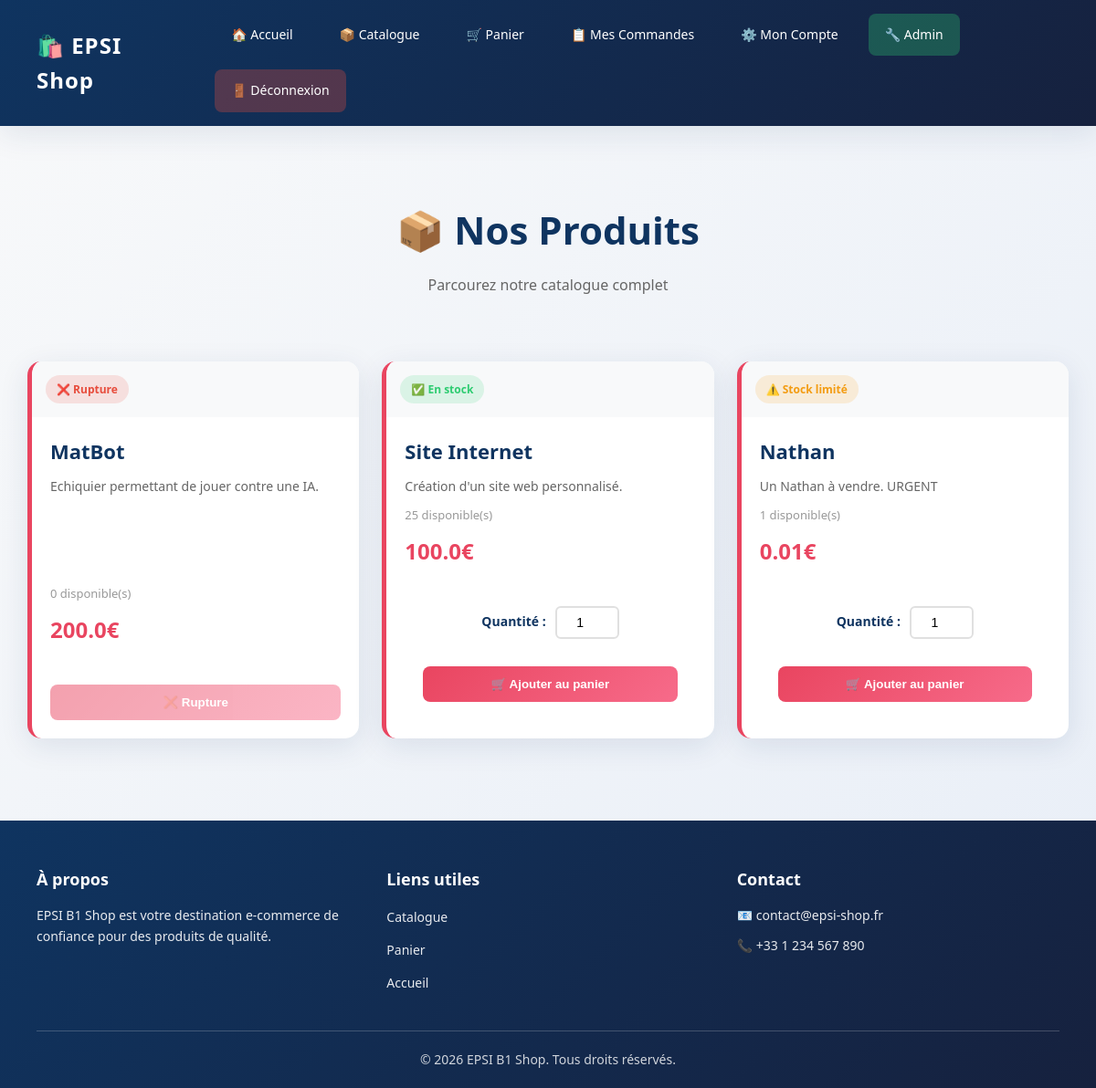
The page /catalogue (signed in) on the database its author committed.
### tables this page shows
CREATE TABLE produits (
                id INTEGER PRIMARY KEY AUTOINCREMENT,
                nom TEXT NOT NULL,
                prix REAL NOT NULL,
                description TEXT,
                categorie TEXT,
                stock INTEGER DEFAULT 10
            );

### app.py (the view)
@app.route('/catalogue')
def catalogue():
    produits = db.get_produits()
    return render_template('catalogue.html', produits=produits)

### database.py (called while the page is built)
    def get_connexion(self):
        conn = sqlite3.connect(self.dbname, timeout=10)
        conn.row_factory = sqlite3.Row
        conn.execute('PRAGMA journal_mode=WAL')
        return conn

    def get_produits(self):
        conn = self.get_connexion()
        try:
            produits = conn.execute('SELECT * FROM produits').fetchall()
        finally:
            conn.close()
        return produits

### templates/catalogue.html
{% extends 'base.html' %}
{% block content %}
<div class="page-header">
    <h1>📦 Nos Produits</h1>
    <p>Parcourez notre catalogue complet</p>
</div>
<div class="products-grid">
    {% for p in produits %}
    <div class="produit-card">
        <a href="/produit/{{ p.id }}" class="product-link">
            <div class="produit-header">
                <span class="stock-badge {% if p.stock > 10 %}in-stock{% elif p.stock > 0 %}low-stock{% else %}out-stock{% endif %}">
                    {% if p.stock > 10 %}
                        ✅ En stock
                    {% elif p.stock > 0 %}
                        ⚠️ Stock limité
                    {% else %}
                        ❌ Rupture
                    {% endif %}
                </span>
            </div>
            <h3>{{ p.nom }}</h3>
            <p class="product-description">{{ p.description }}</p>
            <div class="product-info">
                <span class="stock-info">{{ p.stock }} disponible(s)</span>
            </div>
            <p class="product-price">{{ p.prix }}€</p>
        </a>
        {% if p.stock > 0 %}
        <form method="POST" action="/ajouter_au_panier/{{ p.id }}" class="add-to-cart-form">
            <div class="quantity-selector">
                <label for="qty_{{ p.id }}">Quantité :</label>
                <input type="number" id="qty_{{ p.id }}" name="quantite" min="1" max="{{ p.stock }}" value="1" required>
            </div>
            <button type="submit" class="btn-add-cart">🛒 Ajouter au panier</button>
        </form>
        {% else %}
        <button class="btn-add-cart" disabled>❌ Rupture</button>
        {% endif %}
    </div>
    {% endfor %}
</div>
{% endblock %}

### static/style.css (style rules this page uses)
:root { --text: #1a1a2e; --background: #f8f9fa; --primary: #0f3460; --secondary: #16213e; --accent: #e94560; --accent-light: #f76b8a; --success: #2ecc71; --warning: #f39c12; --danger: #e74c3c; --shadow: 0 8px 32px rgba(15, 52, 96, 0.1); --shadow-hover: 0 12px 48px rgba(15, 52, 96, 0.2); --transition: all 0.3s cubic-bezier(0.4, 0, 0.2, 1); }
* { box-sizing: border-box; }
html, body { margin: 0; padding: 0; height: 100%; }
body { font-family: 'Segoe UI', Trebuchet MS, sans-serif; background: linear-gradient(135deg, var(--background) 0%, #e8eef7 100%); color: var(--text); line-height: 1.6; min-height: 100vh; display: flex; flex-direction: column; }
.page-header { text-align: center; margin-bottom: 40px; padding: 30px 0; }
.page-header h1 { font-size: 42px; color: var(--primary); margin: 0 0 15px 0; font-weight: 700; }
.page-header p { font-size: 16px; color: #666; margin: 0; }
.products-grid { display: grid; grid-template-columns: repeat(auto-fill, minmax(280px, 1fr)); gap: 25px; margin-bottom: 40px; }
.produit-card { background: white; border-radius: 15px; box-shadow: var(--shadow); transition: var(--transition); overflow: hidden; display: flex; flex-direction: column; border-left: 5px solid var(--accent); }
.product-link { text-decoration: none; color: inherit; display: flex; flex-direction: column; flex: 1; padding-bottom: 20px; }
.produit-header { padding: 15px; background: #f8f9fa; display: flex; justify-content: space-between; align-items: center; }
.stock-badge { font-size: 12px; padding: 6px 12px; border-radius: 20px; font-weight: 600; }
.stock-badge.in-stock { background: rgba(46, 204, 113, 0.15); color: var(--success); }
.stock-badge.low-stock { background: rgba(243, 156, 18, 0.15); color: var(--warning); }
.stock-badge.out-stock { background: rgba(231, 76, 60, 0.15); color: var(--danger); }
.produit-card h3 { margin: 20px; margin-bottom: 10px; font-size: 22px; color: var(--primary); }
.product-description { padding: 0 20px; color: #666; font-size: 14px; margin: 0; flex: 1; }
.product-info { padding: 10px 20px; font-size: 13px; color: #999; }
.product-price { padding: 0 20px; font-size: 24px; color: var(--accent); font-weight: 700; margin: 0; }
.btn-add-cart { margin: 20px; padding: 12px 20px; background: linear-gradient(135deg, var(--accent) 0%, var(--accent-light) 100%); color: white; border: none; border-radius: 8px; cursor: pointer; font-weight: 600; text-decoration: none; display: inline-block; transition: var(--transition); text-align: center; }
.btn-add-cart[disabled] { opacity: 0.5; cursor: not-allowed; }
.add-to-cart-form { display: flex; flex-direction: column; gap: 10px; margin: 20px; }
.quantity-selector { display: flex; align-items: center; gap: 10px; justify-content: center; }
.quantity-selector label { font-weight: 600; font-size: 14px; color: var(--primary); }
.quantity-selector input { width: 70px; padding: 8px; border: 2px solid #e0e0e0; border-radius: 6px; font-size: 14px; text-align: center; transition: var(--transition); }
.order-total, .product-price { color: var(--accent); font-weight: 600; }

### rows shown on the page
produits: shows "❌ Rupture", nom "MatBot", description "Echiquier permettant de jouer contre une IA.", stock "0", prix "200.0"
produits: shows "✅ En stock", nom "Site Internet", description "Création d'un site web personnalisé.", stock "25", prix "100.0"
produits: shows "⚠️ Stock limité", nom "Nathan", description "Un Nathan à vendre. URGENT", stock "1", prix "0.01", quantite "1"
